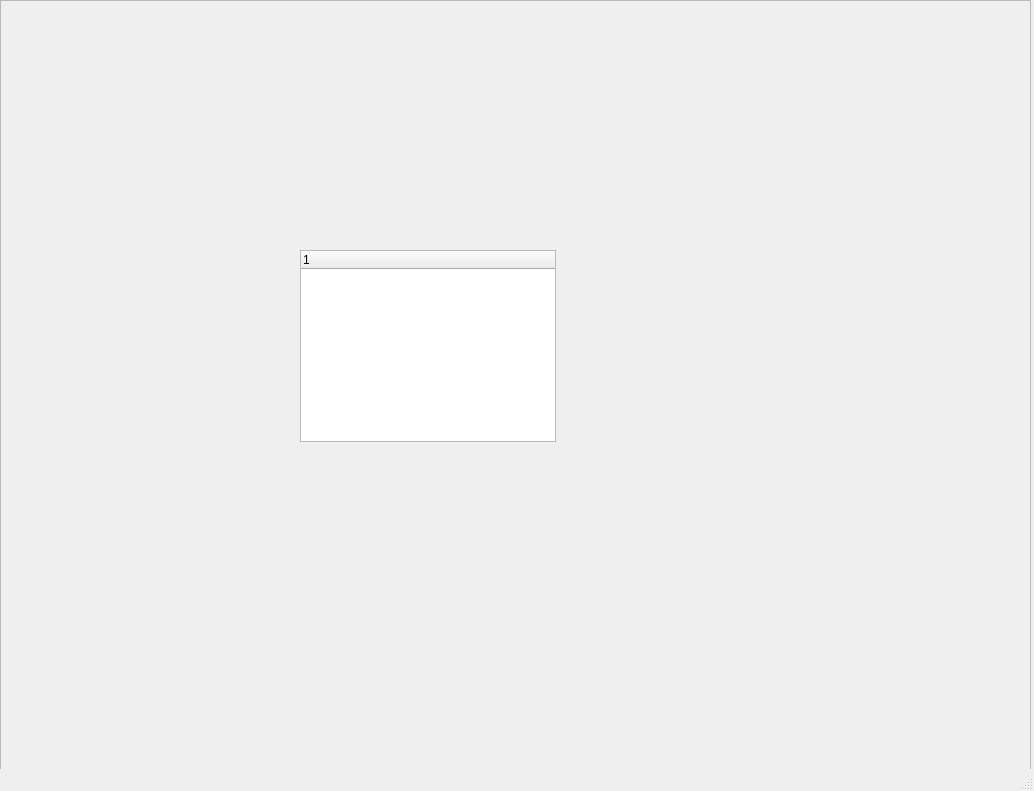
<?xml version="1.0" encoding="UTF-8"?>
<ui version="4.0">
 <class>MainWindow</class>
 <widget class="QMainWindow" name="MainWindow">
  <property name="geometry">
   <rect>
    <x>0</x>
    <y>0</y>
    <width>1034</width>
    <height>791</height>
   </rect>
  </property>
  <property name="windowTitle">
   <string>MainWindow</string>
  </property>
  <widget class="QWidget" name="centralwidget">
   <widget class="QFrame" name="frame">
    <property name="geometry">
     <rect>
      <x>0</x>
      <y>0</y>
      <width>1031</width>
      <height>771</height>
     </rect>
    </property>
    <property name="frameShape">
     <enum>QFrame::StyledPanel</enum>
    </property>
    <property name="frameShadow">
     <enum>QFrame::Raised</enum>
    </property>
    <widget class="QTreeWidget" name="treeWidget">
     <property name="geometry">
      <rect>
       <x>300</x>
       <y>250</y>
       <width>256</width>
       <height>192</height>
      </rect>
     </property>
     <column>
      <property name="text">
       <string notr="true">1</string>
      </property>
     </column>
    </widget>
   </widget>
  </widget>
  <widget class="QMenuBar" name="menubar">
   <property name="geometry">
    <rect>
     <x>0</x>
     <y>0</y>
     <width>1034</width>
     <height>22</height>
    </rect>
   </property>
  </widget>
  <widget class="QStatusBar" name="statusbar"/>
 </widget>
 <resources/>
 <connections/>
</ui>
